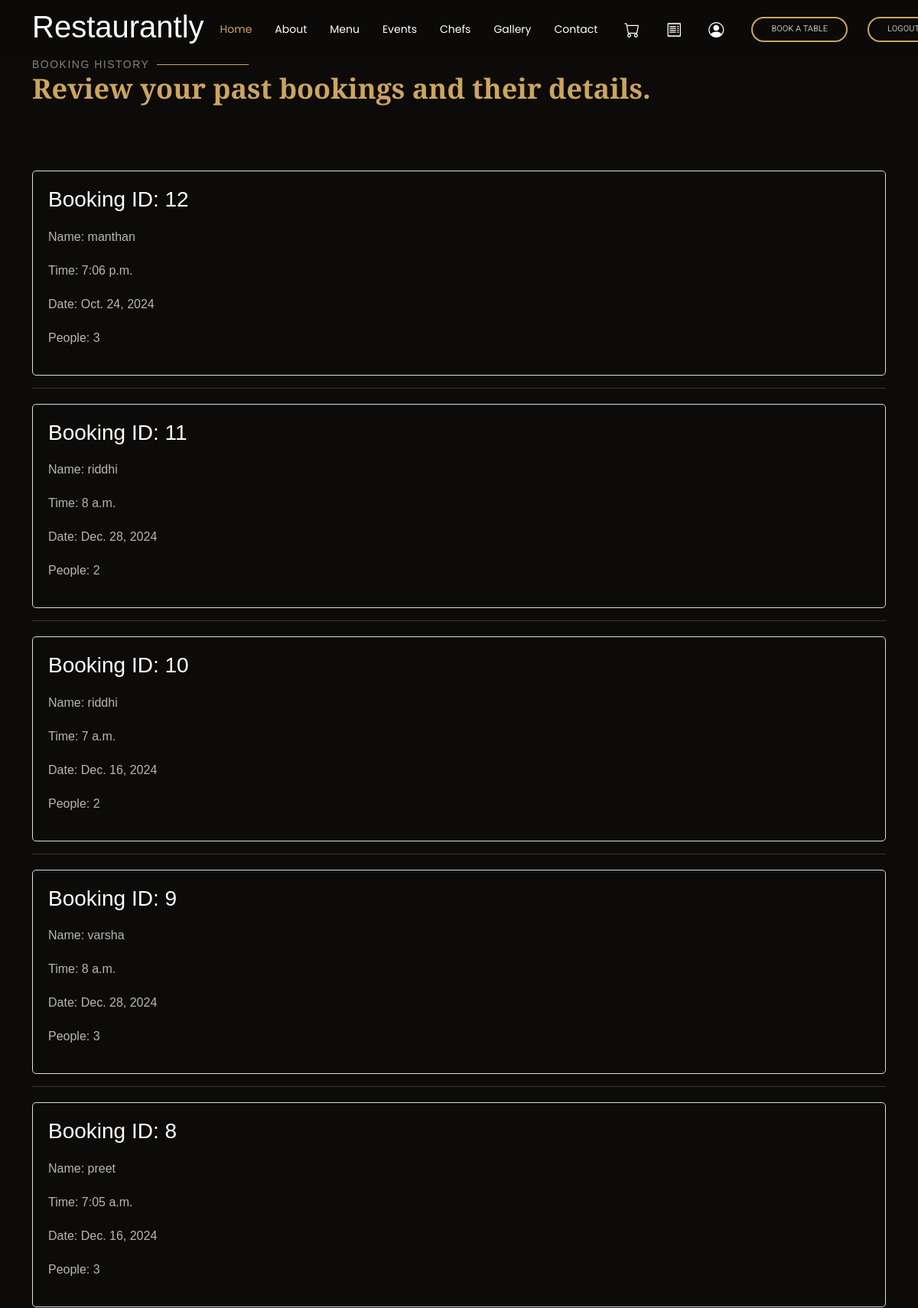
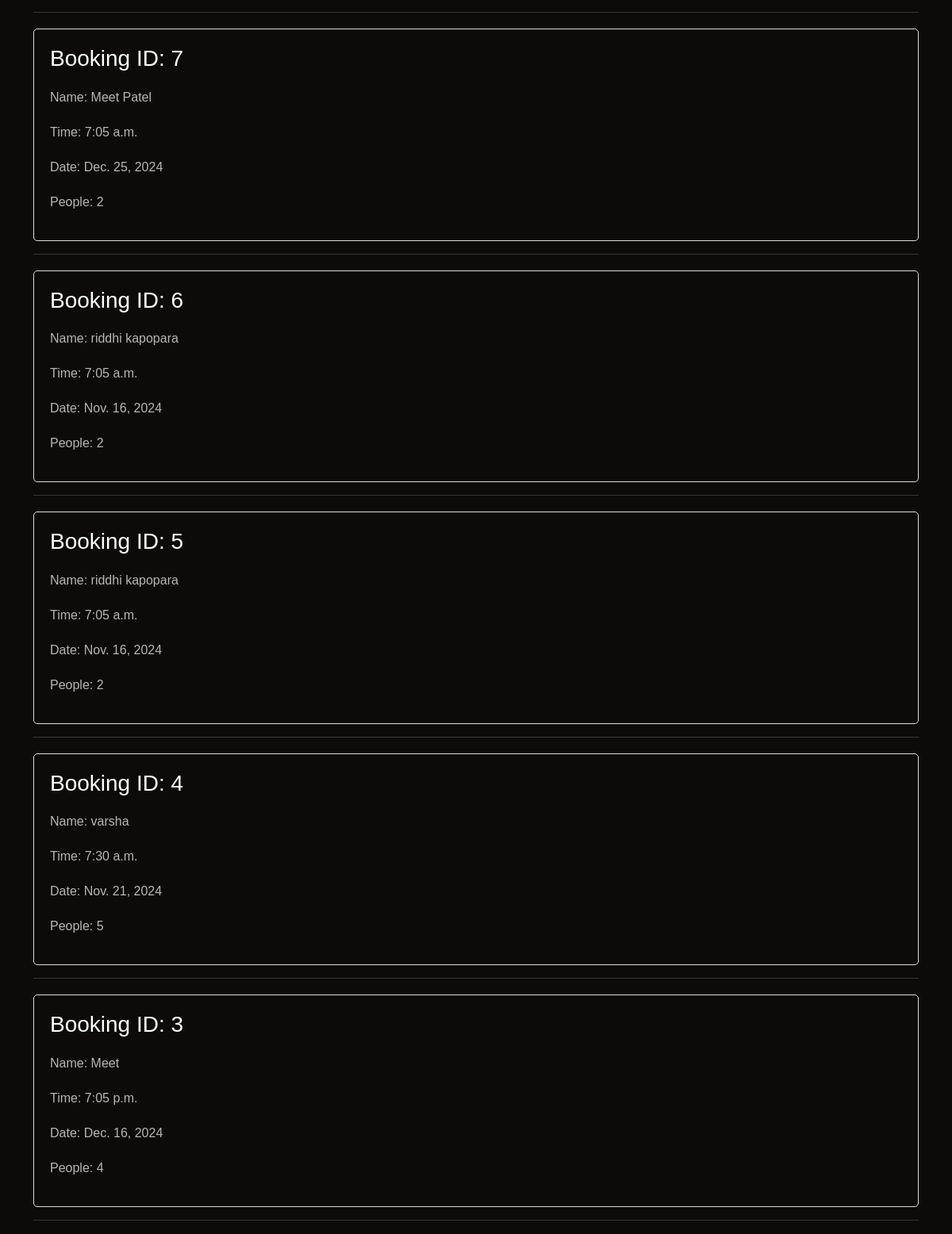
Screenshot of /booking-history/ (signed in, upper part) with the database file from the repository (2 pictures, top to bottom).
### myapp/models.py (models this page shows, shortened)
class Booking_Now(models.Model):
    user = models.ForeignKey(Customer, on_delete=models.CASCADE)  # Add this line
    Name = models.CharField(max_length=100)
    email = models.EmailField()
    message = models.TextField()
    phone_no = models.CharField(max_length=15)
    time = models.TimeField()
    date = models.DateField()
    people = models.IntegerField()
    timestamp = models.DateTimeField(auto_now=True)

### myapp/views.py (the view)
# urls.py: path('booking-history/', views.booking_history, name='booking_history'),
def booking_history(request):
    if 'user_id' not in request.session:
        messages.error(request, "You need to be logged in to view your order history.")
        return redirect('Login')
    user = Customer.objects.get(id=request.session['user_id'])
    try:
        bookings = Booking_Now.objects.filter(user=user).order_by('-timestamp')
        context = {
            'bookings': bookings
        }
        return render(request, 'booking_history.html', context)
    except Exception as e:
        messages.error(request, f"An error occurred while fetching your bookings: {e}")
        return render(request, 'booking_history.html', {'bookings': None})

### myapp/templates/booking_history.html (shortened to what this page needs)
{% extends 'basic.html' %}
{% block body %}
<main>
    <section style="margin-top:20px;">
        <div class="container section-title" data-aos="fade-up">
            <h2>Booking History</h2>
            <p>Review your past bookings and their details.</p>
        </div>
        {% if bookings %}
        <div class="container booking-history" data-aos="fade-up">
            {% for booking in bookings %}
            <div class="booking" style="margin-top:20px; padding: 20px; border: 1px solid #ddd; border-radius: 5px; font-family: var(--heading-font);">
                <h3> Booking ID: {{ booking.id }}</h3>
                <p style="margin-top:20px;">Name: {{ booking.Name }}</p>
                <p style="margin-top:20px;">Time: {{ booking.time }}</p>
                <p style="margin-top:20px;">Date: {{ booking.date }}</p>
                <p style="margin-top:20px;">People: {{ booking.people }}</p>
            </div>
            <hr>
            {% empty %}
            <p>You have no bookings yet.</p>
            {% endfor %}
        </div>
        {% else %}
        <div class="container" style="margin-top:20px;">
            <p>You have no bookings yet.</p>
        </div>
        {% endif %}
    </section>
</main>
{% endblock %}

### myapp/static/css/main.css (style rules this page uses)
:root { --default-font: "Roboto", system-ui, -apple-system, "Segoe UI", Roboto, "Helvetica Neue", Arial, "Noto Sans", "Liberation Sans", sans-serif, "Apple Color Emoji", "Segoe UI Emoji", "Segoe UI Symbol", "Noto Color Emoji"; --heading-font: "Playfair Display", sans-serif; --nav-font: "Poppins", sans-serif; }
:root { --background-color: #0c0b09; --default-color: rgba(255, 255, 255, 0.7); --heading-color: #ffffff; --accent-color: #cda45e; --surface-color: #29261f; --contrast-color: #0c0b09; }
:root { --nav-color: #ffffff; --nav-hover-color: #cda45e; --nav-mobile-background-color: #29261f; --nav-dropdown-background-color: #29261f; --nav-dropdown-color: #ffffff; --nav-dropdown-hover-color: #cda45e; }
:root { scroll-behavior: smooth; }
body { color: var(--default-color); background-color: var(--background-color); font-family: var(--default-font); }
h1, h2, h3, h4, h5, h6 { color: var(--heading-color); font-family: var(--heading-font); }
section, .section { color: var(--default-color); background-color: var(--background-color); padding: 60px 0; scroll-margin-top: 77px; overflow: clip; }
.section-title { padding-bottom: 60px; position: relative; }
.section-title h2 { font-size: 14px; font-weight: 500; padding: 0; line-height: 1px; margin: 0; letter-spacing: 1.5px; text-transform: uppercase; color: color-mix(in srgb, var(--default-color), transparent 30%); position: relative; }
.section-title h2::after { content: ""; width: 120px; height: 1px; display: inline-block; background: var(--accent-color); margin: 4px 10px; }
.section-title p { color: var(--accent-color); margin: 0; font-size: 36px; font-weight: 600; font-family: var(--heading-font); }

### rows the page displays
Booking_Now: id "12", Name "manthan", time "7:06 p.m.", date "Oct. 24, 2024", people "3"
Booking_Now: id "11", Name "riddhi", time "8 a.m.", date "Dec. 28, 2024", people "2"
Booking_Now: id "10", Name "riddhi", time "7 a.m.", date "Dec. 16, 2024", people "2"
Booking_Now: id "9", Name "varsha", time "8 a.m.", date "Dec. 28, 2024", people "3"
Booking_Now: id "8", Name "preet", time "7:05 a.m.", date "Dec. 16, 2024", people "3"
Booking_Now: id "7", Name "Meet Patel", time "7:05 a.m.", date "Dec. 25, 2024", people "2"
Booking_Now: id "6", Name "riddhi kapopara", time "7:05 a.m.", date "Nov. 16, 2024", people "2"
Booking_Now: id "5", Name "riddhi kapopara", time "7:05 a.m.", date "Nov. 16, 2024", people "2"
Booking_Now: id "4", Name "varsha", time "7:30 a.m.", date "Nov. 21, 2024", people "5"
Booking_Now: id "3", Name "Meet", time "7:05 p.m.", date "Dec. 16, 2024", people "4"
